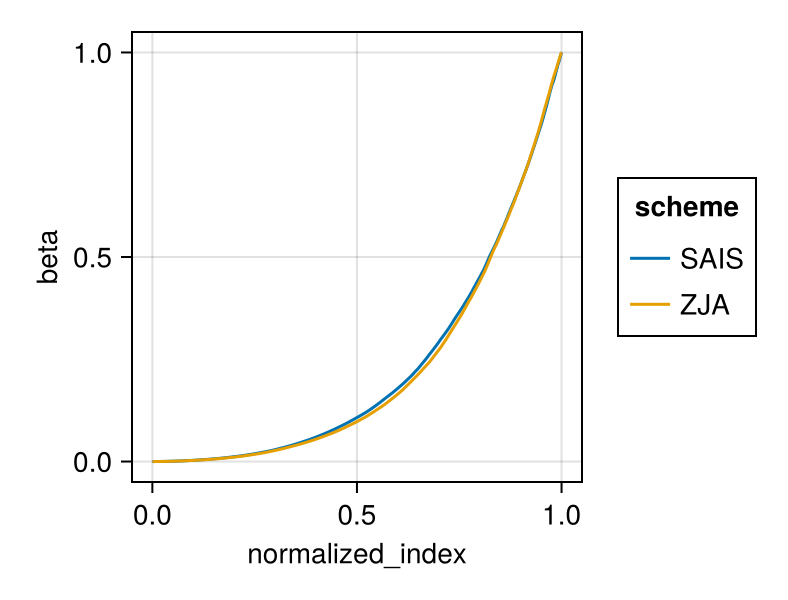

Write Julia code to recreate this figure.
include("zja.jl")
include("sais.jl")
include("simple_mixture.jl")
include("toy_normal.jl")
using DataFrames
using AlgebraOfGraphics
using CairoMakie 

function predict_t() 
    backend = CPU()
    target = SimpleMixture(backend) 
    Λ = 7.1 # from SAIS run 
    # formula at equi-divergence (section 5.1)
    #   Λ = T √div 
    #   => T = Λ / √div 
    div = 0.001 
    scheduler = ZJA(div)
    a = ais(target, scheduler; backend, elt_type = Float64) 
    @show empirical = length(a.schedule)
    @show prediction = Λ / sqrt(div)
    @assert isapprox(empirical, prediction; rtol=0.03)
end
predict_t()

function check_crashes() 
    target = NormalPath(1) 
    crashed = false
    try
        # this should crash since NormalPath is not defined 
        # using the refererence & ratio interface
        ais(target, ZJA(0.1))
    catch
        crashed = true 
    end 
    @assert crashed
end
check_crashes() 

function compute_both()
    backend = CPU() 
    target = SimpleMixture(backend) 
    result = DataFrame(
        scheme = Symbol[],
        normalized_index = Float64[], 
        beta = Float64[]
    )

    scheduler_label(::ZJA) = :ZJA 
    scheduler_label(::SAIS) = :SAIS 
    for scheduler in [ZJA(0.00001), SAIS(12)]
        a = ais(target, scheduler; backend, elt_type = Float64) 
        @show a
        for i in eachindex(a.schedule) 
            push!(result, (; 
                scheme = scheduler_label(scheduler), 
                normalized_index = Float64(i) / length(a.schedule), 
                beta = a.schedule[i]))
        end
    end
    return result 
end

function plot(result)
    p = data(result) * 
        visual(Lines) *
        mapping(
            :normalized_index, 
            :beta, 
            color = :scheme
        )
    axis = (width = 225, height = 225)
    fg = draw(p; axis)
    save("test_zja.png", fg)
end


# result = compute_both() 
# plot(result) 

